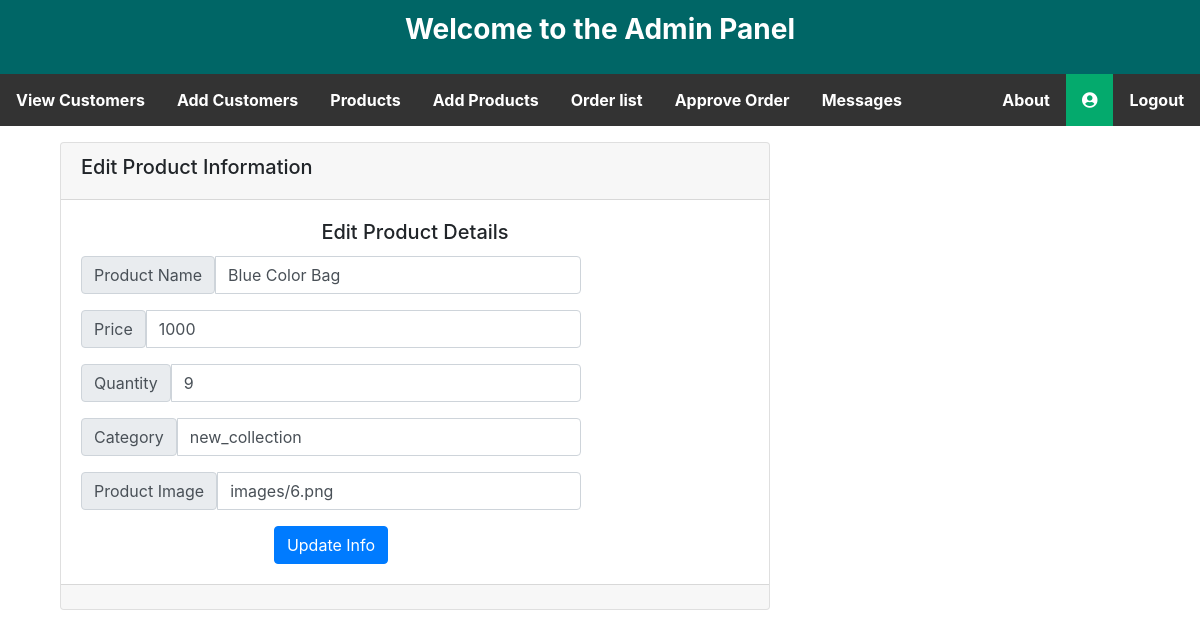
The page /admin/edit-product.php?e=17 on the database its author committed.
### tables this page shows
CREATE TABLE `all_products` (
  `product_id` int(11) NOT NULL,
  `product_name` varchar(100) NOT NULL,
  `price` varchar(8) NOT NULL,
  `quantity` varchar(4) NOT NULL,
  `categories` varchar(50) NOT NULL,
  `product_img` varchar(1000) NOT NULL
);

### admin/edit-product.php (the view, shortened to what this page needs)
<?php
require_once('functions/function.php');
$id=$_GET['e'];
$sel="SELECT * FROM all_products WHERE product_id=$id";
$Q=mysqli_query($con,$sel);
$info=mysqli_fetch_assoc($Q);
 ?>
<div class="col-md-12">
  <div class="container">
    <div class="col-md-8">
      <div class="card text-center">
      <div class="card-header">
        <h5 style="float: left;">Edit Product Information</h5>
      </div>
      <div class="card-body">
        <h5 class="card-title">Edit Product Details</h5>
        <form class="" method="post" style="width:500px;">
          <div class="form-group">
          <div class="input-group">
            <span class="input-group-text">Product Name</span>
            <input type="text" class="form-control" name="product_name" value="<?= $info['product_name']; ?>">
            </div>
          </div>
          <div class="form-group">
            <div class="input-group">
            <span class="input-group-text">Price</span>
            <input type="text" class="form-control" name="price" value="<?= $info['price']; ?>">
            </div>
          </div>
          <div class="form-group">
            <div class="input-group">
            <span class="input-group-text">Quantity</span>
            <input type="text" class="form-control" name="quantity" value="<?= $info['quantity']; ?>">
            </div>
          </div>
          <div class="form-group">
            <div class="input-group">
            <span class="input-group-text">Category</span>
            <input type="text" class="form-control" name="categories" value="<?= $info['categories']; ?>">
            </div>
          </div>
          <div class="form-group">
            <div class="input-group">
            <span class="input-group-text">Product Image</span>
            <input type="text" class="form-control" name="product_img" value="<?= $info['product_img']; ?>">
            </div>
          </div>
          <button type="submit" class="btn btn-primary">Update Info</button>
        </form>
      </div>
      <div class="card-footer text-muted">
      </div>
    </div>
    </div>
  </div>
</div>

### admin/style.css (style rules this page uses)
* { margin:0px; padding:0px; outline:0px; }

### rows shown on the page
all_products: product_name "Blue Color Bag", price "1000", quantity "9", categories "new_collection", product_img "images/6.png"
